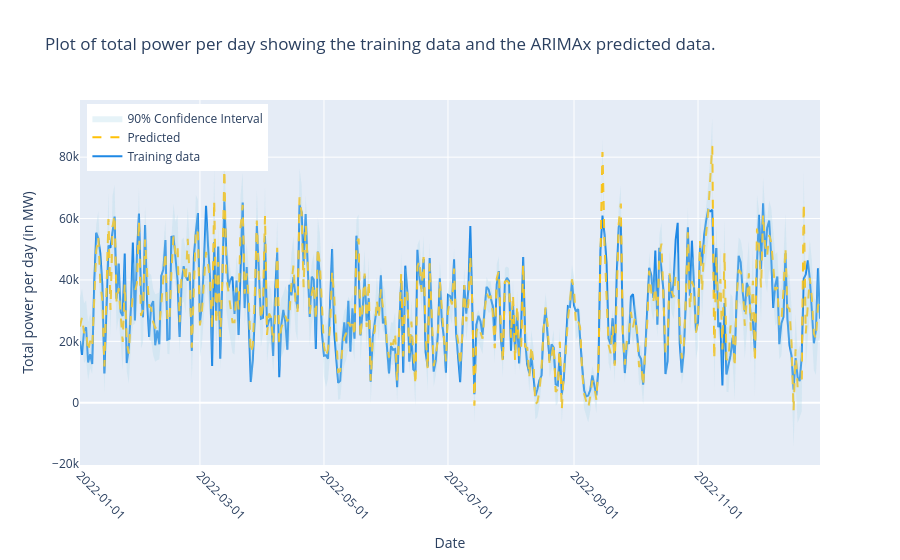

The notebook cell saved with this chart:
### Code cell
ap = ARIMAxPredictions()
ap.forecast_range(start_date='2022-01-01', end_date='2022-12-31')

### Figure 1 — Plotly figure (JSON) as saved in the notebook; plotly's stock layout.template omitted (floating-point values rounded to 4 significant figures; data arrays with more than 128 entries replaced by an {"elided": "..."} marker saying what was removed)
{"data": [{"line": {"color": "#1E88E5"}, "mode": "lines", "name": "Training data", "type": "scatter", "x": {"elided": "365 str values"}, "y": {"elided": "365 int values"}}, {"line": {"color": "#FFC107", "dash": "dash"}, "mode": "lines", "name": "Predicted", "type": "scatter", "x": {"elided": "365 str values"}, "y": {"elided": "365 float values"}}, {"line": {"width": 0}, "mode": "lines", "showlegend": false, "type": "scatter", "x": {"elided": "365 str values"}, "y": {"elided": "365 float values"}}, {"fill": "tonexty", "fillcolor": "rgba(173, 216, 230, 0.3)", "line": {"width": 0}, "mode": "lines", "name": "90% Confidence Interval", "type": "scatter", "x": {"elided": "365 str values"}, "y": {"elided": "365 float values"}}], "layout": {"legend": {"x": 0.01, "y": 0.99}, "title": {"text": "Plot of total power per day showing the training data and the ARIMAx predicted data."}, "xaxis": {"tickangle": 45, "tickformat": "%Y-%m-%d", "tickmode": "array", "title": {"text": "Date"}}, "yaxis": {"title": {"text": "Total power per day (in MW)"}}}}
